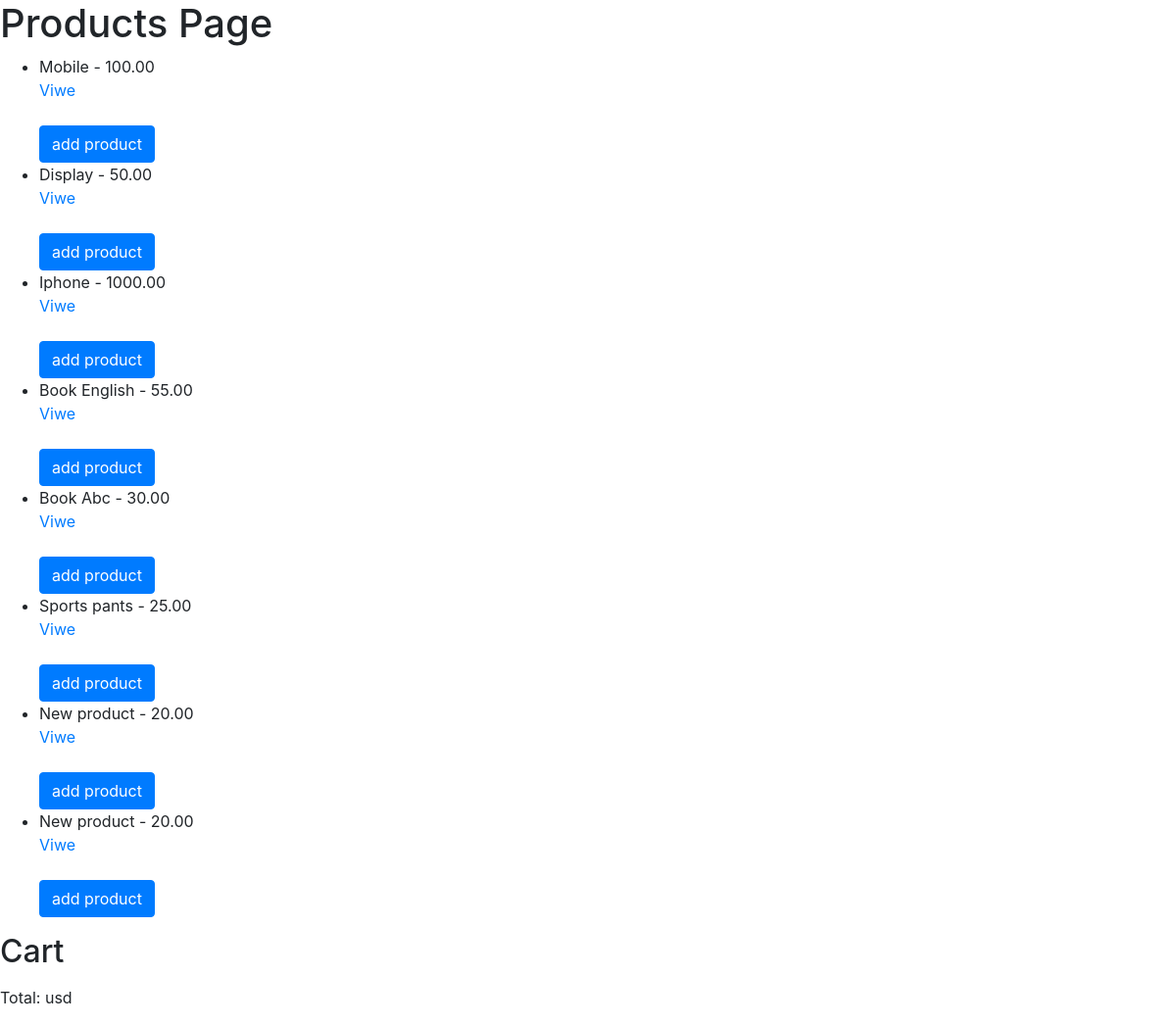
The page /product/ on the database as committed earlier.
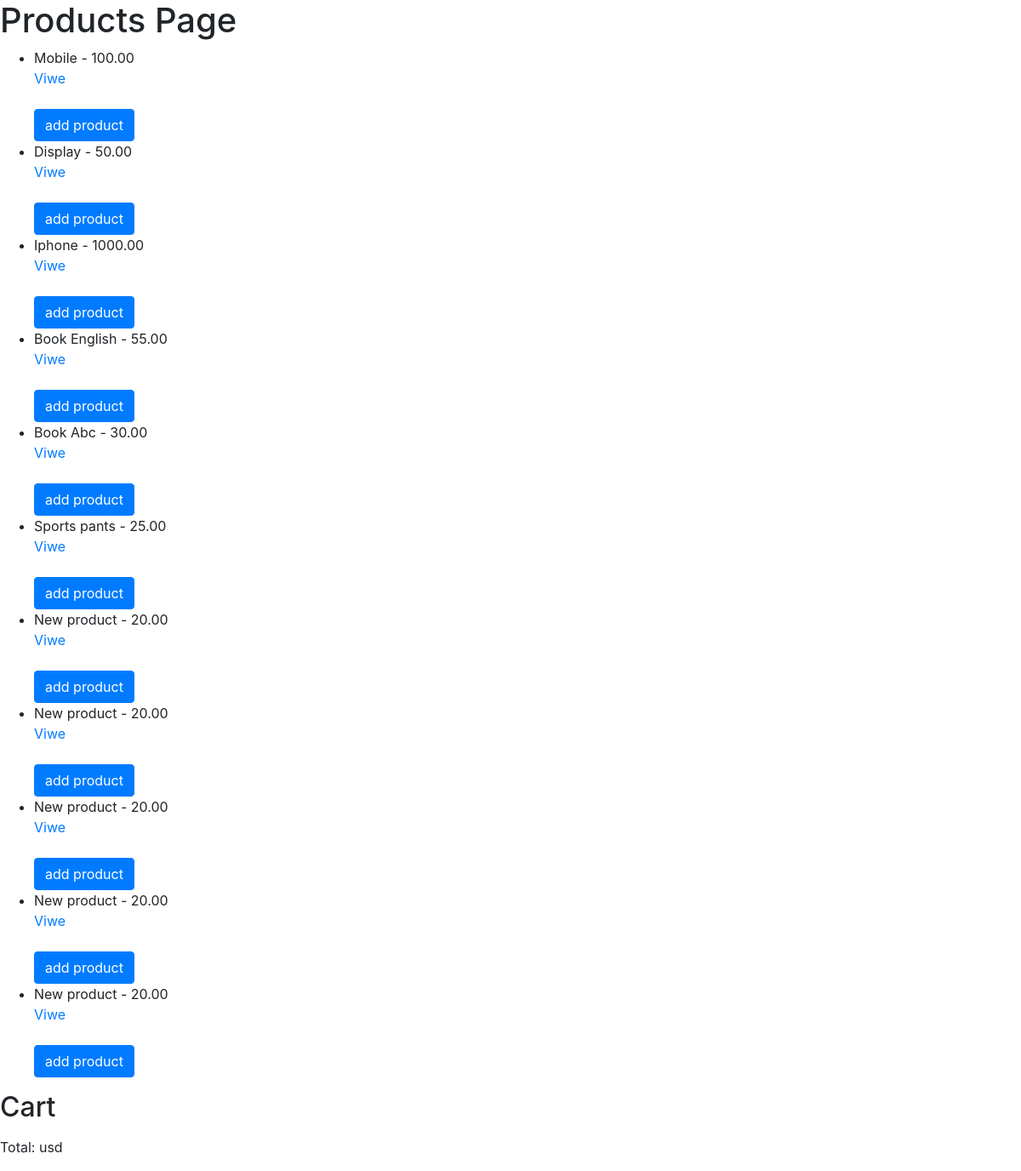
The same page on the database as committed later.
### users/models.py (models this page shows, shortened)
class Product(models.Model):
    name = models.CharField(max_length=50)
    description = models.TextField(max_length=100)
    price = models.DecimalField(max_digits=6, decimal_places=2, validators=[MinValueValidator(0)])
    category = models.ForeignKey(Category, on_delete=models.CASCADE, related_name='products', default=True)

### users/views.py (the view)
# urls.py: path('product/', ProductView.as_view(), name='product'),
class ProductView(View):
    def get(self,request):
        products = Product.objects.all()
        cart = request.session.get('cart', {})
        context = {
            'products': products,
            'cart': cart,
        }
        return render(request, 'accounts/product.html', context)

### templates/accounts/product.html (shortened to what this page needs)
<!DOCTYPE html>
<html lang="en">
<head>
    {% load static %}
    <link href="{% static 'vendor/bootstrap/css/bootstrap.min.css' %}" rel="stylesheet">
</head>
<body>
<h1>Products Page</h1>
{% block content %}
  <ul>
  {% if products%}
    {% for product in products %}
      <form action="{% url 'add_to_cart' product.id %}" method="POST">
          <li>{{ product.name }} - {{ product.price }}</li>
          <a href="{% url 'viwe_product' product.id %}">Viwe</a><br>
          <br>
            <button type="submit" class="btn btn-primary">add product</button>
      </form>
    {% endfor %}
    {% else%}
      <p> Product not found</p>
  {% endif %}
  </ul>
<div class="cart" >
    <h2>Cart</h2>
    <p>Total: {{ cart.total_price }} usd</p>
</div>
{% endblock %}
</body>
</html>

Rows that differ between the two databases and show on the page:
added Product: name "New product", price "20.00"
added Product: name "New product", price "20.00"
added Product: name "New product", price "20.00"
